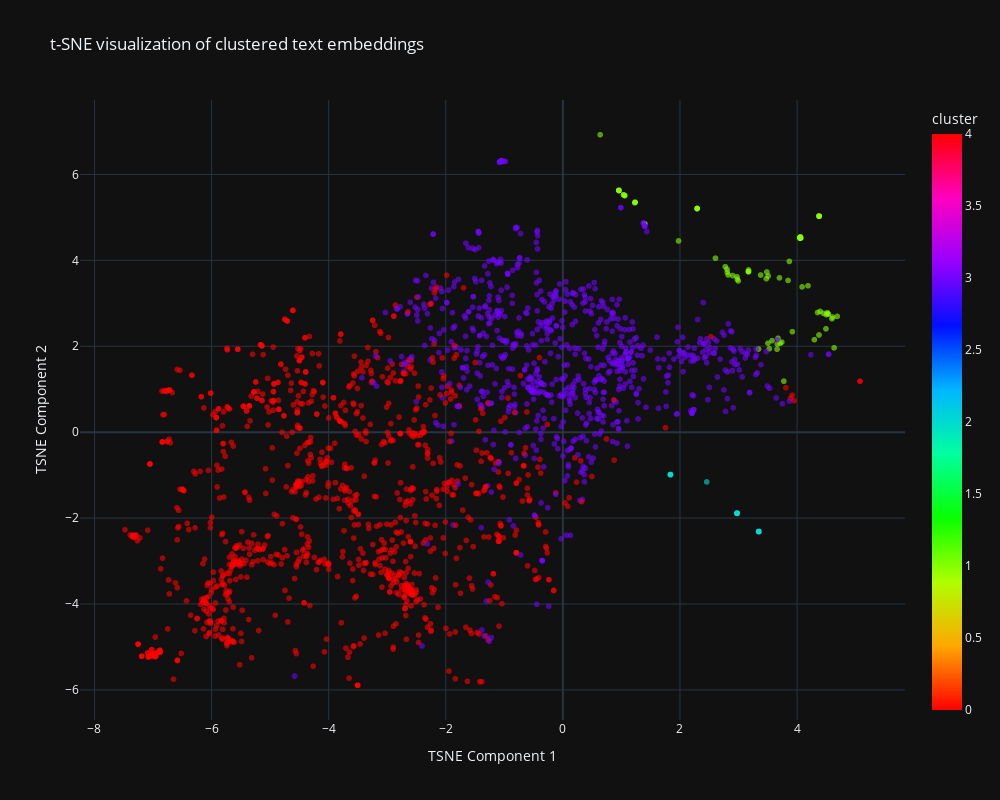

The code cell stored with this chart in its notebook:
### Code cell
fig = px.scatter(
    plot_df, x='tsne-2d-one', y='tsne-2d-two',
    color='cluster', title='t-SNE visualization of clustered text embeddings',
    labels={'tsne-2d-one': 'TSNE Component 1', 'tsne-2d-two': 'TSNE Component 2'},
    opacity=0.6, color_continuous_scale='hsv'
)

fig.update_layout(
                  
                  autosize=False,
                  template='plotly_dark',
                  height = 800,
                  width=1000)

### Figure 1 — Plotly figure (JSON) as saved in the notebook; plotly's stock layout.template omitted (floating-point values rounded to 4 significant figures; data arrays with more than 128 entries replaced by an {"elided": "..."} marker saying what was removed)
{"data": [{"hovertemplate": "TSNE Component 1=%{x}<br>TSNE Component 2=%{y}<br>cluster=%{marker.color}<extra></extra>", "legendgroup": "", "marker": {"color": {"elided": "3003 int values"}, "coloraxis": "coloraxis", "opacity": 0.6, "symbol": "circle"}, "mode": "markers", "name": "", "showlegend": false, "type": "scattergl", "x": {"elided": "3003 float values"}, "xaxis": "x", "y": {"elided": "3003 float values"}, "yaxis": "y"}], "layout": {"autosize": false, "coloraxis": {"colorbar": {"title": {"text": "cluster"}}, "colorscale": [[0, "#ff0000"], [0.1111, "#ffa700"], [0.2222, "#afff00"], [0.3333, "#08ff00"], [0.4444, "#00ff9f"], [0.5556, "#00b7ff"], [0.6667, "#0010ff"], [0.7778, "#9700ff"], [0.8889, "#ff00bf"], [1, "#ff0000"]]}, "height": 800, "legend": {"tracegroupgap": 0}, "title": {"text": "t-SNE visualization of clustered text embeddings"}, "width": 1000, "xaxis": {"anchor": "y", "domain": [0, 1], "title": {"text": "TSNE Component 1"}}, "yaxis": {"anchor": "x", "domain": [0, 1], "title": {"text": "TSNE Component 2"}}}}
